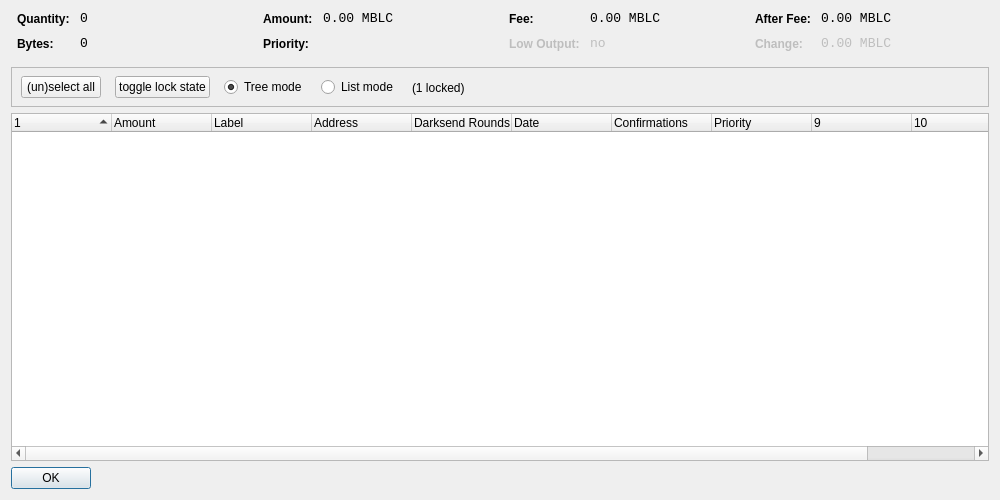
<?xml version="1.0" encoding="UTF-8"?>
<ui version="4.0">
 <class>CoinControlDialog</class>
 <widget class="QDialog" name="CoinControlDialog">
  <property name="geometry">
   <rect>
    <x>0</x>
    <y>0</y>
    <width>1000</width>
    <height>500</height>
   </rect>
  </property>
  <property name="windowTitle">
   <string>Coin Control</string>
  </property>
  <layout class="QVBoxLayout" name="verticalLayout">
   <item>
    <layout class="QHBoxLayout" name="horizontalLayoutTop" stretch="0,0,0,0">
     <property name="topMargin">
      <number>0</number>
     </property>
     <property name="bottomMargin">
      <number>10</number>
     </property>
     <item>
      <layout class="QFormLayout" name="formLayoutCoinControl1">
       <property name="horizontalSpacing">
        <number>10</number>
       </property>
       <property name="verticalSpacing">
        <number>10</number>
       </property>
       <property name="leftMargin">
        <number>6</number>
       </property>
       <property name="rightMargin">
        <number>6</number>
       </property>
       <item row="0" column="0">
        <widget class="QLabel" name="labelCoinControlQuantityText">
         <property name="styleSheet">
          <string notr="true">font-weight:bold;</string>
         </property>
         <property name="text">
          <string>Quantity:</string>
         </property>
        </widget>
       </item>
       <item row="0" column="1">
        <widget class="QLabel" name="labelCoinControlQuantity">
         <property name="font">
          <font>
           <family>Monospace</family>
           <pointsize>10</pointsize>
          </font>
         </property>
         <property name="cursor">
          <cursorShape>IBeamCursor</cursorShape>
         </property>
         <property name="contextMenuPolicy">
          <enum>Qt::ActionsContextMenu</enum>
         </property>
         <property name="text">
          <string notr="true">0</string>
         </property>
         <property name="textInteractionFlags">
          <set>Qt::LinksAccessibleByMouse|Qt::TextSelectableByKeyboard|Qt::TextSelectableByMouse</set>
         </property>
        </widget>
       </item>
       <item row="1" column="0">
        <widget class="QLabel" name="labelCoinControlBytesText">
         <property name="styleSheet">
          <string notr="true">font-weight:bold;</string>
         </property>
         <property name="text">
          <string>Bytes:</string>
         </property>
        </widget>
       </item>
       <item row="1" column="1">
        <widget class="QLabel" name="labelCoinControlBytes">
         <property name="font">
          <font>
           <family>Monospace</family>
           <pointsize>10</pointsize>
          </font>
         </property>
         <property name="cursor">
          <cursorShape>IBeamCursor</cursorShape>
         </property>
         <property name="contextMenuPolicy">
          <enum>Qt::ActionsContextMenu</enum>
         </property>
         <property name="text">
          <string notr="true">0</string>
         </property>
         <property name="textInteractionFlags">
          <set>Qt::LinksAccessibleByMouse|Qt::TextSelectableByKeyboard|Qt::TextSelectableByMouse</set>
         </property>
        </widget>
       </item>
      </layout>
     </item>
     <item>
      <layout class="QFormLayout" name="formLayoutCoinControl2">
       <property name="horizontalSpacing">
        <number>10</number>
       </property>
       <property name="verticalSpacing">
        <number>10</number>
       </property>
       <property name="leftMargin">
        <number>6</number>
       </property>
       <property name="rightMargin">
        <number>6</number>
       </property>
       <item row="0" column="0">
        <widget class="QLabel" name="labelCoinControlAmountText">
         <property name="styleSheet">
          <string notr="true">font-weight:bold;</string>
         </property>
         <property name="text">
          <string>Amount:</string>
         </property>
        </widget>
       </item>
       <item row="0" column="1">
        <widget class="QLabel" name="labelCoinControlAmount">
         <property name="font">
          <font>
           <family>Monospace</family>
           <pointsize>10</pointsize>
          </font>
         </property>
         <property name="cursor">
          <cursorShape>IBeamCursor</cursorShape>
         </property>
         <property name="contextMenuPolicy">
          <enum>Qt::ActionsContextMenu</enum>
         </property>
         <property name="text">
          <string notr="true">0.00 MBLC</string>
         </property>
         <property name="textInteractionFlags">
          <set>Qt::LinksAccessibleByMouse|Qt::TextSelectableByKeyboard|Qt::TextSelectableByMouse</set>
         </property>
        </widget>
       </item>
       <item row="1" column="0">
        <widget class="QLabel" name="labelCoinControlPriorityText">
         <property name="styleSheet">
          <string notr="true">font-weight:bold;</string>
         </property>
         <property name="text">
          <string>Priority:</string>
         </property>
        </widget>
       </item>
       <item row="1" column="1">
        <widget class="QLabel" name="labelCoinControlPriority">
         <property name="font">
          <font>
           <family>Monospace</family>
           <pointsize>10</pointsize>
          </font>
         </property>
         <property name="cursor">
          <cursorShape>IBeamCursor</cursorShape>
         </property>
         <property name="contextMenuPolicy">
          <enum>Qt::ActionsContextMenu</enum>
         </property>
         <property name="text">
          <string/>
         </property>
         <property name="textInteractionFlags">
          <set>Qt::LinksAccessibleByMouse|Qt::TextSelectableByKeyboard|Qt::TextSelectableByMouse</set>
         </property>
        </widget>
       </item>
      </layout>
     </item>
     <item>
      <layout class="QFormLayout" name="formLayoutCoinControl3">
       <property name="horizontalSpacing">
        <number>10</number>
       </property>
       <property name="verticalSpacing">
        <number>10</number>
       </property>
       <property name="leftMargin">
        <number>6</number>
       </property>
       <property name="rightMargin">
        <number>6</number>
       </property>
       <item row="0" column="0">
        <widget class="QLabel" name="labelCoinControlFeeText">
         <property name="styleSheet">
          <string notr="true">font-weight:bold;</string>
         </property>
         <property name="text">
          <string>Fee:</string>
         </property>
        </widget>
       </item>
       <item row="0" column="1">
        <widget class="QLabel" name="labelCoinControlFee">
         <property name="font">
          <font>
           <family>Monospace</family>
           <pointsize>10</pointsize>
          </font>
         </property>
         <property name="cursor">
          <cursorShape>IBeamCursor</cursorShape>
         </property>
         <property name="contextMenuPolicy">
          <enum>Qt::ActionsContextMenu</enum>
         </property>
         <property name="text">
          <string notr="true">0.00 MBLC</string>
         </property>
         <property name="textInteractionFlags">
          <set>Qt::LinksAccessibleByMouse|Qt::TextSelectableByKeyboard|Qt::TextSelectableByMouse</set>
         </property>
        </widget>
       </item>
       <item row="1" column="0">
        <widget class="QLabel" name="labelCoinControlLowOutputText">
         <property name="enabled">
          <bool>false</bool>
         </property>
         <property name="styleSheet">
          <string notr="true">font-weight:bold;</string>
         </property>
         <property name="text">
          <string>Low Output:</string>
         </property>
        </widget>
       </item>
       <item row="1" column="1">
        <widget class="QLabel" name="labelCoinControlLowOutput">
         <property name="enabled">
          <bool>false</bool>
         </property>
         <property name="font">
          <font>
           <family>Monospace</family>
           <pointsize>10</pointsize>
          </font>
         </property>
         <property name="cursor">
          <cursorShape>IBeamCursor</cursorShape>
         </property>
         <property name="contextMenuPolicy">
          <enum>Qt::ActionsContextMenu</enum>
         </property>
         <property name="text">
          <string notr="true">no</string>
         </property>
         <property name="textInteractionFlags">
          <set>Qt::LinksAccessibleByMouse|Qt::TextSelectableByKeyboard|Qt::TextSelectableByMouse</set>
         </property>
        </widget>
       </item>
      </layout>
     </item>
     <item>
      <layout class="QFormLayout" name="formLayoutCoinControl4">
       <property name="horizontalSpacing">
        <number>10</number>
       </property>
       <property name="verticalSpacing">
        <number>10</number>
       </property>
       <property name="leftMargin">
        <number>6</number>
       </property>
       <property name="rightMargin">
        <number>6</number>
       </property>
       <item row="0" column="0">
        <widget class="QLabel" name="labelCoinControlAfterFeeText">
         <property name="styleSheet">
          <string notr="true">font-weight:bold;</string>
         </property>
         <property name="text">
          <string>After Fee:</string>
         </property>
        </widget>
       </item>
       <item row="0" column="1">
        <widget class="QLabel" name="labelCoinControlAfterFee">
         <property name="font">
          <font>
           <family>Monospace</family>
           <pointsize>10</pointsize>
          </font>
         </property>
         <property name="cursor">
          <cursorShape>IBeamCursor</cursorShape>
         </property>
         <property name="contextMenuPolicy">
          <enum>Qt::ActionsContextMenu</enum>
         </property>
         <property name="text">
          <string notr="true">0.00 MBLC</string>
         </property>
         <property name="textInteractionFlags">
          <set>Qt::LinksAccessibleByMouse|Qt::TextSelectableByKeyboard|Qt::TextSelectableByMouse</set>
         </property>
        </widget>
       </item>
       <item row="1" column="0">
        <widget class="QLabel" name="labelCoinControlChangeText">
         <property name="enabled">
          <bool>false</bool>
         </property>
         <property name="styleSheet">
          <string notr="true">font-weight:bold;</string>
         </property>
         <property name="text">
          <string>Change:</string>
         </property>
        </widget>
       </item>
       <item row="1" column="1">
        <widget class="QLabel" name="labelCoinControlChange">
         <property name="enabled">
          <bool>false</bool>
         </property>
         <property name="font">
          <font>
           <family>Monospace</family>
           <pointsize>10</pointsize>
          </font>
         </property>
         <property name="cursor">
          <cursorShape>IBeamCursor</cursorShape>
         </property>
         <property name="contextMenuPolicy">
          <enum>Qt::ActionsContextMenu</enum>
         </property>
         <property name="text">
          <string notr="true">0.00 MBLC</string>
         </property>
         <property name="textInteractionFlags">
          <set>Qt::LinksAccessibleByMouse|Qt::TextSelectableByKeyboard|Qt::TextSelectableByMouse</set>
         </property>
        </widget>
       </item>
      </layout>
     </item>
    </layout>
   </item>
   <item>
    <widget class="QFrame" name="frame">
     <property name="minimumSize">
      <size>
       <width>0</width>
       <height>40</height>
      </size>
     </property>
     <property name="frameShape">
      <enum>QFrame::StyledPanel</enum>
     </property>
     <property name="frameShadow">
      <enum>QFrame::Sunken</enum>
     </property>
     <widget class="QWidget" name="horizontalLayoutWidget">
      <property name="geometry">
       <rect>
        <x>10</x>
        <y>0</y>
        <width>781</width>
        <height>41</height>
       </rect>
      </property>
      <layout class="QHBoxLayout" name="horizontalLayoutPanel" stretch="0,0,0,0,0">
       <property name="spacing">
        <number>14</number>
       </property>
       <item>
        <widget class="QPushButton" name="pushButtonSelectAll">
         <property name="sizePolicy">
          <sizepolicy hsizetype="Maximum" vsizetype="Fixed">
           <horstretch>0</horstretch>
           <verstretch>0</verstretch>
          </sizepolicy>
         </property>
         <property name="text">
          <string>(un)select all</string>
         </property>
        </widget>
       </item>
        <item>
         <widget class="QPushButton" name="pushButtonToggleLock">
          <property name="sizePolicy">
           <sizepolicy hsizetype="Maximum" vsizetype="Fixed">
            <horstretch>0</horstretch>
            <verstretch>0</verstretch>
           </sizepolicy>
          </property>
          <property name="text">
           <string>toggle lock state</string>
          </property>
          <property name="autoDefault">
           <bool>false</bool>
          </property>
         </widget>
        </item>
       <item>
        <widget class="QRadioButton" name="radioTreeMode">
         <property name="sizePolicy">
          <sizepolicy hsizetype="Maximum" vsizetype="Fixed">
           <horstretch>0</horstretch>
           <verstretch>0</verstretch>
          </sizepolicy>
         </property>
         <property name="text">
          <string>Tree mode</string>
         </property>
         <property name="checked">
          <bool>true</bool>
         </property>
        </widget>
       </item>
       <item>
        <widget class="QRadioButton" name="radioListMode">
         <property name="sizePolicy">
          <sizepolicy hsizetype="Maximum" vsizetype="Fixed">
           <horstretch>0</horstretch>
           <verstretch>0</verstretch>
          </sizepolicy>
         </property>
         <property name="text">
          <string>List mode</string>
         </property>
        </widget>
       </item>
        <item>
         <widget class="QLabel" name="labelLocked">
          <property name="text">
           <string>(1 locked)</string>
          </property>
         </widget>
        </item>
       <item>
        <spacer name="horizontalSpacer">
         <property name="orientation">
          <enum>Qt::Horizontal</enum>
         </property>
         <property name="sizeHint" stdset="0">
          <size>
           <width>40</width>
           <height>20</height>
          </size>
         </property>
        </spacer>
       </item>
      </layout>
     </widget>
    </widget>
   </item>
   <item>
    <widget class="CoinControlTreeWidget" name="treeWidget">
     <property name="contextMenuPolicy">
      <enum>Qt::CustomContextMenu</enum>
     </property>
     <property name="sortingEnabled">
      <bool>false</bool>
     </property>
     <property name="columnCount">
      <number>11</number>
     </property>
     <attribute name="headerShowSortIndicator" stdset="0">
      <bool>true</bool>
     </attribute>
     <attribute name="headerStretchLastSection">
      <bool>false</bool>
     </attribute>
     <column>
      <property name="text">
       <string/>
      </property>
     </column>
     <column>
      <property name="text">
       <string>Amount</string>
      </property>
     </column>
     <column>
      <property name="text">
       <string>Label</string>
      </property>
     </column>
     <column>
      <property name="text">
       <string>Address</string>
      </property>
     </column>
     <column>
      <property name="text">
       <string>Darksend Rounds</string>
      </property>
    </column>
     <column>
      <property name="text">
       <string>Date</string>
      </property>
     </column>
     <column>
      <property name="text">
       <string>Confirmations</string>
      </property>
      <property name="toolTip">
       <string>Confirmed</string>
      </property>
     </column>
     <column>
      <property name="text">
       <string>Priority</string>
      </property>
     </column>
     <column>
      <property name="text">
       <string/>
      </property>
     </column>
     <column>
      <property name="text">
       <string/>
      </property>
     </column>
     <column>
      <property name="text">
       <string/>
      </property>
     </column>
     <column>
      <property name="text">
       <string/>
      </property>
     </column>
    </widget>
   </item>
   <item>
    <widget class="QDialogButtonBox" name="buttonBox">
     <property name="sizePolicy">
      <sizepolicy hsizetype="Maximum" vsizetype="Fixed">
       <horstretch>0</horstretch>
       <verstretch>0</verstretch>
      </sizepolicy>
     </property>
     <property name="orientation">
      <enum>Qt::Horizontal</enum>
     </property>
     <property name="standardButtons">
      <set>QDialogButtonBox::Ok</set>
     </property>
    </widget>
   </item>
  </layout>
 </widget>
 <customwidgets>
  <customwidget>
   <class>CoinControlTreeWidget</class>
   <extends>QTreeWidget</extends>
   <header>coincontroltreewidget.h</header>
  </customwidget>
 </customwidgets>
 <resources/>
 <connections/>
</ui>
